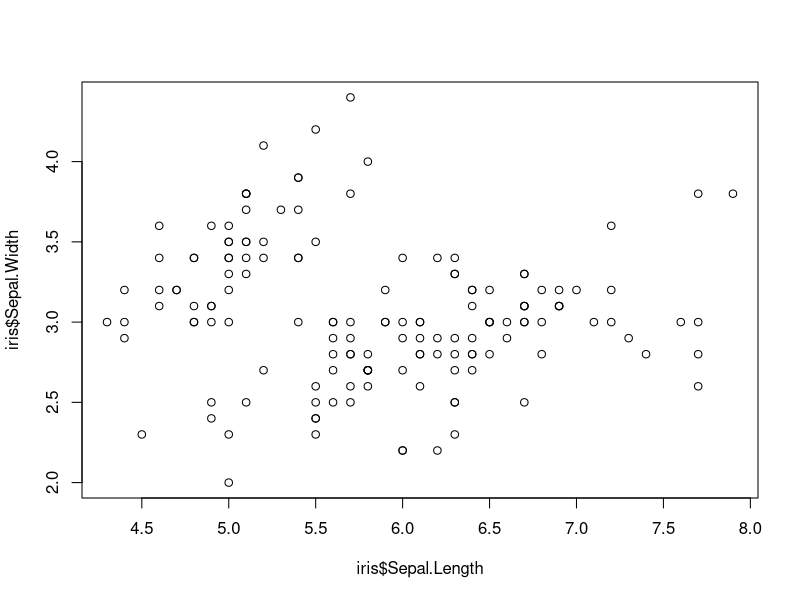
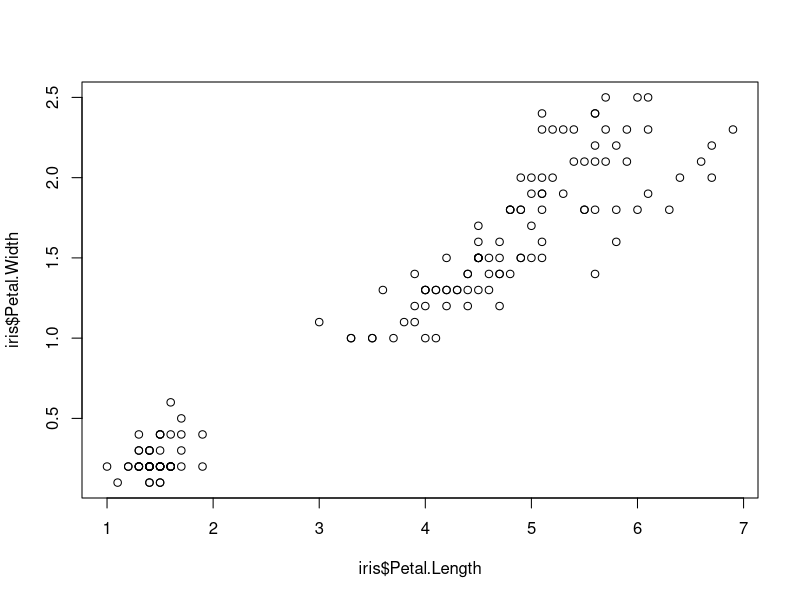
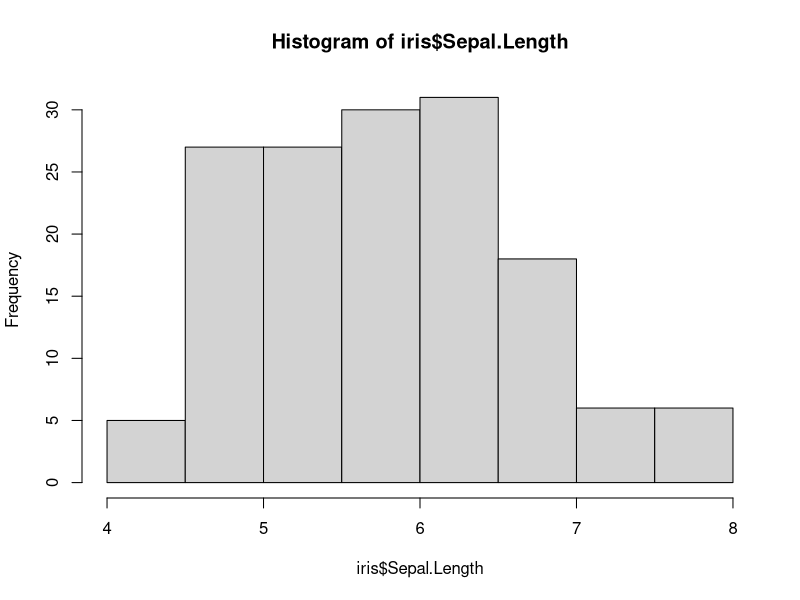

Write the R code that produced these figures, in order.
data = iris
plot(x = iris$Sepal.Length, y = iris$Sepal.Width)
plot(x = iris$Petal.Length, y = iris$Petal.Width)
hist(x = iris$Sepal.Length)

